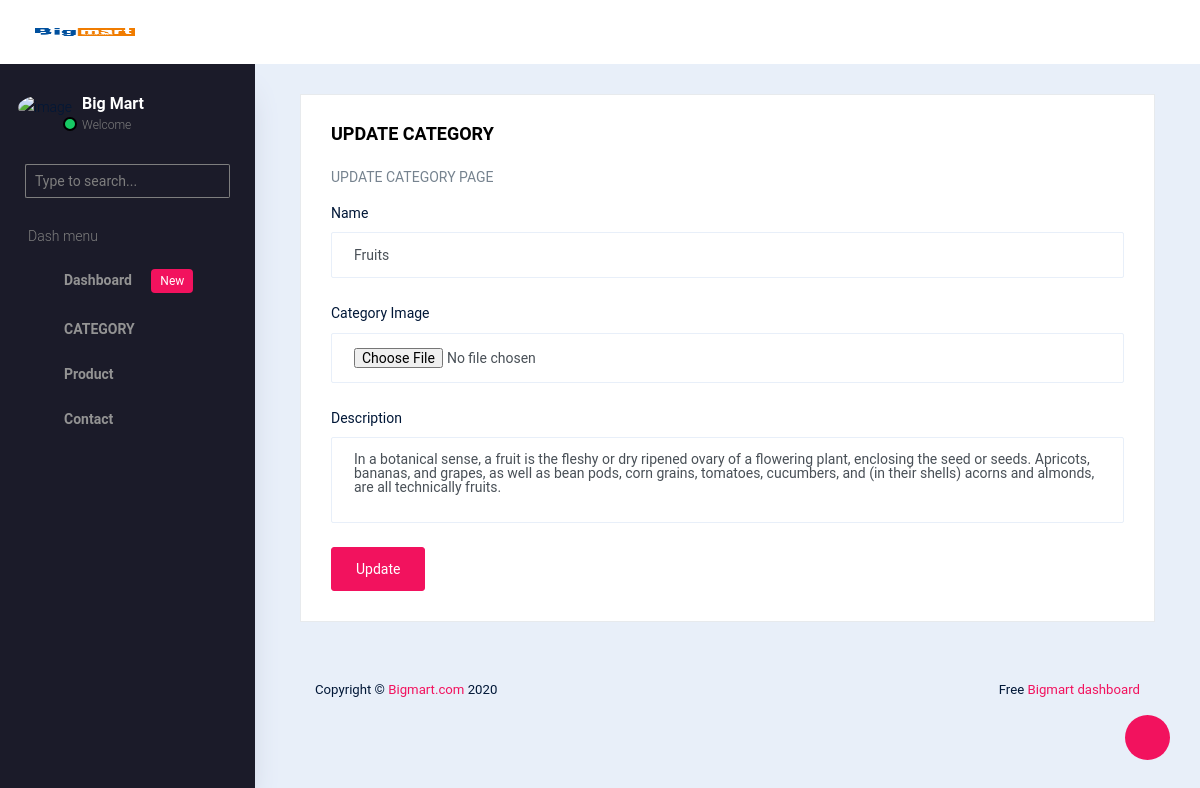
/BackEnd/editcategory/7/, run on the app's committed database.
### BackEnd/models.py (models this page shows)
class CategoryDB(models.Model):
    name=models.CharField(max_length=100,null=True,blank=True)
    description=models.CharField(max_length=500,null=True,blank=True)
    image=models.ImageField(upload_to="Category_images",null=True,blank=True)

### BackEnd/views.py (the view)
# urls.py: path('editcategory/<int:Cid>/',views.editcategory,name="editcategory"),
def editcategory(req,Cid):
    data=CategoryDB.objects.get(id=Cid)
    return render(req,"editcategory.html",{'data':data})

### BackEnd/templates/editcategory.html (shortened to what this page needs)
<!DOCTYPE html>
{% extends 'index.html' %}
{% block content %}
<html lang="en">
<head>
</head>
<body>
<div class="col-12 grid-margin stretch-card">
              <div class="card">
                <div class="card-body">
                  <h4 class="card-title">UPDATE CATEGORY</h4>
                  <p class="card-description">
                    UPDATE CATEGORY PAGE
                  </p>
                  <form class="forms-sample"  method="post" action="{% url 'updatecategory' Cid=data.id %}" enctype="multipart/form-data">
                    <div class="form-group">
                      <label for="exampleInputName1">Name</label>
                      <input type="text" class="form-control" id="exampleInputName1" placeholder="Category Name" name="name" value="{{data.name}}">
                    </div>
                     <div class="form-group">
                      <label for="exampleInputName1">Category Image</label>
                      <input type="file" class="form-control" placeholder="Category Image" name="image" value="{{data.image}}">
                    </div>
                    <div class="form-group">
                      <label for="exampleTextarea1">Description</label>
                      <textarea class="form-control" id="exampleTextarea1" rows="4" placeholder="Description" name="description">{{data.description}}</textarea>
                    </div>
                    <button type="submit" class="btn btn-primary mr-2">Update</button>
                  </form>
                </div>
              </div>
            </div>
</body>
</html>
{% endblock %}

### data on the page
CategoryDB: name "Fruits", description "In a botanical sense, a fruit is the fleshy or dry ripened ovary of a flowering plant, enclosing the seed or seeds. Apricots, bananas, and grapes, as well as bean pods, corn grains, tomatoes, cucumbers, and (in their shells) acorns and almonds, are all technically fruits."
